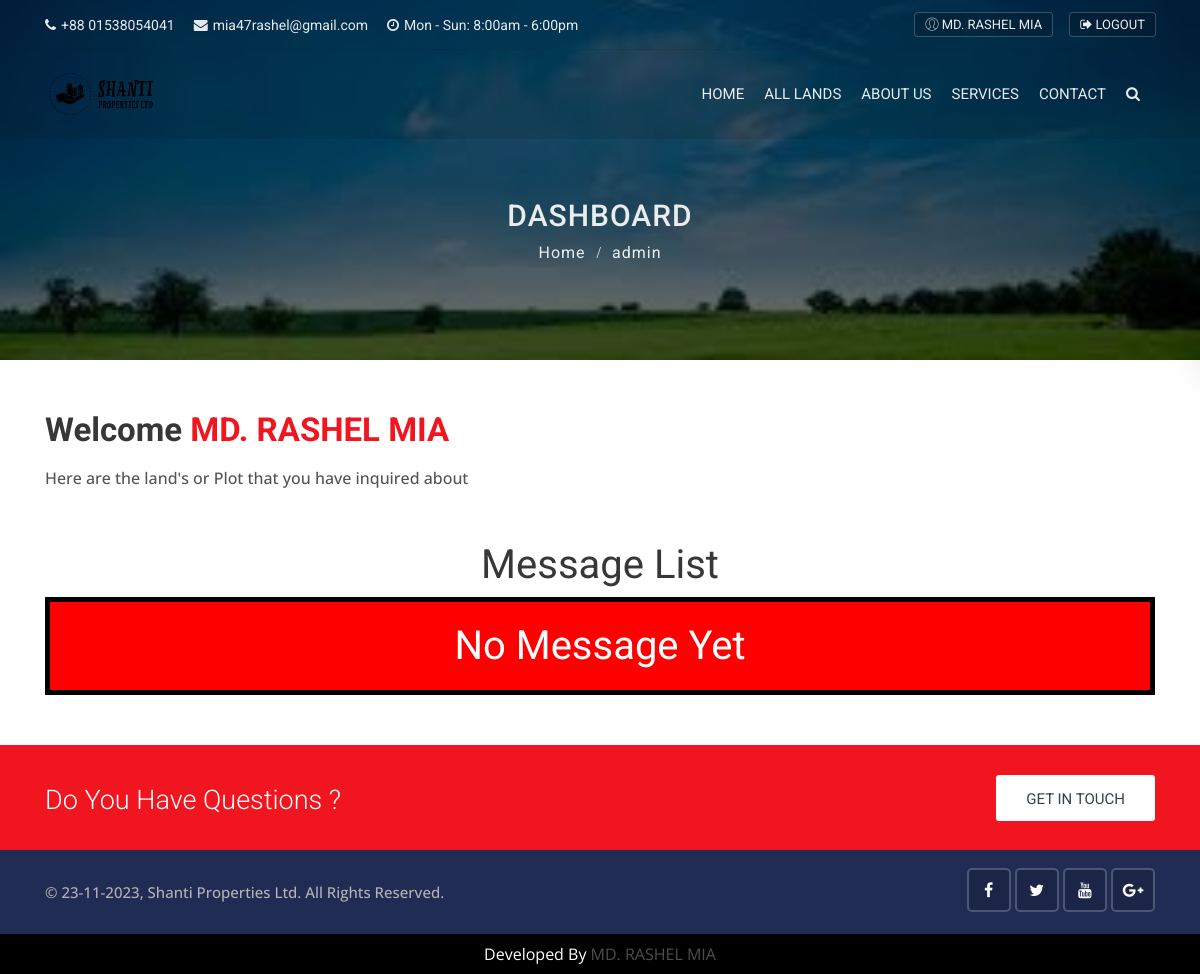
The page /accounts/dashboard/ (signed in) on the database its author committed.
### contact/models.py (models this page shows, shortened)
class Ltdinfo(models.Model):
    name = models.CharField(max_length=50)
    phone = models.CharField(max_length=15)
    email = models.EmailField(max_length=254, blank=True)
    time = models.CharField(max_length=50)
    website = models.URLField(max_length=200)
    fax = models.CharField(max_length=50, blank=True)
    addres = models.CharField(max_length=250)
    facebook = models.URLField(max_length=200)
    twiter = models.URLField(max_length=200, blank=True)
    google = models.URLField(max_length=200, blank=True)
    youtube = models.URLField(max_length=200, blank=True)
    is_active = models.BooleanField(default=False)
    created_at = models.DateField(auto_now_add=True)
    updated_at = models.DateField(auto_now_add=True)
    class Meta:
        verbose_name = 'Ltdinfo'
        verbose_name_plural = 'Ltdinfos'

### globalapp/models.py (models this page shows, shortened)
class GlobalAuth(models.Model):
    title = models.CharField(max_length=250)
    featured_title = models.TextField()
    latest_title = models.TextField()
    team_title = models.TextField()
    service_title = models.TextField()
    contact_title = models.TextField()
    search_title = models.TextField()
    land_poster = models.ImageField(upload_to='poster_banner/')
    about_poster = models.ImageField(upload_to='poster_banner/')
    service_poster = models.ImageField(upload_to='poster_banner/')
    contact_poster = models.ImageField(upload_to='poster_banner/')
    search_poster = models.ImageField(upload_to='poster_banner/')
    login_poster = models.ImageField(upload_to='poster_banner/')
    register_poster= models.ImageField(upload_to='poster_banner/')
    dashboard_poster= models.ImageField(upload_to='poster_banner/')
    created_at = models.DateField(auto_now_add=True)
    updated_at = models.DateField(auto_now_add=True)
    class Meta:
        verbose_name = 'GlobalAuth'
        verbose_name_plural = 'GlobalAuths'

### accounts/views.py (the view)
# urls.py: path('dashboard/', views.dashboard, name='dashboard'),
@login_required(login_url = 'login')
def dashboard(request):
    inquiry = Inquiry.objects.filter(user_id=request.user.id)
    context = {
        'inquiry' : inquiry,
    }
    return render(request, 'accounts/dashboard.html', context)

### contact/context_processors.py (called while the page is built)
def ltdinfo_info(request):
    ltdinfo_data = Ltdinfo.objects.first()  # Retrieve the first Ltdinfo object (you can customize this query as needed)
    return {'ltdinfo_info': ltdinfo_data}  # Return the contact data to be available in templates

def globalapp_info(request):
    globalapp_data = GlobalAuth.objects.first()  # Retrieve the first globalapp object (you can customize this query as needed)
    return {'globalapp_info': globalapp_data}  # Return the contact data to be available in templates

### templates/accounts/dashboard.html (shortened to what this page needs)
{% extends 'base.html' %}
{% block content %}
<div class="sub-banner overview-bgi" style="background-image: url({{globalapp_info.dashboard_poster.url}});">
	<div class="container breadcrumb-area">
		<div class="breadcrumb-areas">
			<h1>Dashboard</h1>
			<ul class="breadcrumbs">
				<li><a href="{% url 'home' %}">Home</a></li>
				<li class="active">{{user.username}}</li>
			</ul>
		</div>
	</div>
</div>
<div class="container mt-50 mb-50">
	<div class="main-title" style="text-align:left !important;">
		<h1>Welcome <span>{{user.first_name}} {{user.last_name}} </span></h1>
		<p>Here are the land's or Plot that you have inquired about</p>
	</div>
	<h1 style="text-align: center;">Message List</h1>
	{% if inquiry %}
	<table class="table table-hover">
		<thead>
			<tr>
				<th scope="col">Land or Plot Name</th>
				<th scope="col">Location</th>
				<th scope="col">Email</th>
				<th scope="col">Message Status</th>
			</tr>
		</thead>
		<tbody>
			{% for item in inquiry %}
			<tr>
				<td>{{item.name}}</td>
				<td>{{item.division}}</td>
				<td>{{item.email}}</td>
				<td><div style="background-color: red; color: white; border: 2px solid black;" class="btn">{{item.status}}</div></td>
			</tr>
			{% endfor %}
		</tbody>
	</table>
	{% else %}
	<h1 style="text-align: center; padding: 20px 50px; color: white; background-color: red; border: 5px solid black;">No Message Yet</h1>
	{% endif %}
</div>
{% endblock content %}

### templates/base.html (shortened to what this page needs)
{% load static %}
<!DOCTYPE html>
<html>
<head>
    <link rel="stylesheet" type="text/css" href="{% static 'css/bootstrap.min.css' %}">
    <link rel="stylesheet" type="text/css" href="{% static 'css/animate.min.css' %} ">
    <link rel="stylesheet" type="text/css" href="{% static 'css/bootstrap-submenu.css' %}">
    <link rel="stylesheet" type="text/css" href="{% static 'css/bootstrap-select.min.css' %}">
    <link rel="stylesheet" type="text/css" href="{% static 'css/magnific-popup.css' %}">
    <link rel="stylesheet" type="text/css" href="{% static 'fonts/font-awesome/css/font-awesome.min.css' %}">
    <link rel="stylesheet" type="text/css" href="{% static 'fonts/flaticon/font/flaticon.css' %}">
    <link rel="stylesheet" type="text/css" href="{% static 'fonts/linearicons/style.css' %}">
    <link rel="stylesheet" type="text/css"  href="{% static 'css/jquery.mCustomScrollbar.css' %}">
    <link rel="stylesheet" type="text/css"  href="{% static 'css/dropzone.css' %}">
    <link rel="stylesheet" type="text/css"  href="{% static 'css/slick.css' %}">
    <link rel="stylesheet" type="text/css"  href="{% static 'css/lightbox.min.css' %}">
    <link rel="stylesheet" type="text/css"  href="{% static 'css/jnoty.css' %}">
    <link rel="stylesheet" type="text/css" href="{% static 'css/style.css' %}">
    <link rel="stylesheet" type="text/css" id="style_sheet" href="{% static 'css/skins/red.css' %}">
    <link rel="stylesheet" type="text/css" href="{% static 'css/ie10-viewport-bug-workaround.css' %}">
</head>
<body>
    <header class="top-header th-2 top-header-bg">
        <div class="container">
            <div class="row">
                <div class="col-lg-8 col-md-8 col-sm-7">
                    <div class="list-inline">
                        <a href="tel:{{ltdinfo_info.phone}}"><i class="fa fa-phone"></i>{{ltdinfo_info.phone}}</a>
                        <a href="tel:{{ltdinfo_info.email}}"><i class="fa fa-envelope"></i>{{ltdinfo_info.email}}</a>
                        <a href="#"><i class="fa fa-clock-o"></i>{{ltdinfo_info.time}}</a>
                    </div>
                </div>
                <div class="col-lg-4 col-md-4 col-sm-5">
                    <ul class="top-social-media pull-right">
                        {% if user.is_authenticated %}
                        <li>
                            <a href="{% url 'dashboard' %}" class="sign-in"><i class="flaticon-user"></i> {{user.first_name}} {{user.last_name}}</a>
                        </li>
                        <li>
                            <a href="{% url 'logout' %}" class="sign-in"><i class="fa fa-sign-out"></i> Logout</a>
                        </li>
                        {% endif %}
                    </ul>
                </div>
            </div>
        </div>
    </header>
    {% include 'include/navbar.html' %}
{% block content %}
{% endblock content %}
    <div class="intro-section">
        <div class="container">
            <div class="row">
                <div class="col-lg-9 col-md-8 col-sm-12">
                    <div class="intro-text">
                        <h3>Do You Have Questions ?</h3>
                    </div>
                </div>
                <div class="col-lg-3 col-md-4 col-sm-12">
                    <a href="{% url 'contact_page' %}" class="btn btn-md">Get in Touch</a>
                </div>
            </div>
        </div>
    </div>
    <footer class="footer">
        <div class="sub-footer">
            <div class="container">
                <div class="row">
                    <div class="col-lg-8">
                        <p class="copy">© {% now "d-m-Y" %}, <a href="#">{{ltdinfo_info.name}}.</a> All Rights Reserved.</p>
                    </div>
                    <div class="col-lg-4">
                        <div class="social-list-2">
                            <ul>
                                <li><a href="{{ltdinfo_info.facebook}}" class="facebook-bg"><i class="fa fa-facebook"></i></a></li>
                                <li><a href="{{ltdinfo_info.twiter}}" class="twitter-bg"><i class="fa fa-twitter"></i></a></li>
                                <li><a href="{{ltdinfo_info.youtube}}" class="youtube-bg"><i class="fa fa-youtube"></i></a></li>
                                <li><a href="{{ltdinfo_info.google}}" class="google-bg"><i class="fa fa-google-plus"></i></a></li>
                            </ul>
                        </div>
                    </div>
                </div>
            </div>
        </div>
    </footer>
    <section>
            <div style="background-color: black; color: white;" class="text-center py-2">
                Developed By <a class="mb-5" target="_blank" href="https://github.com/mdargentum">MD. RASHEL MIA</a>
            </div>
    </section>
</body>
</html>

### static/css/skins/red.css (style rules this page uses)
.main-title h1 span { color:#f0151f; }
.intro-section { background:#f0151f; }

### rows shown on the page
Ltdinfo: phone "+88 01538054041", email "mia47rashel@gmail.com", time "Mon - Sun: 8:00am - 6:00pm", name "Shanti Properties Ltd"
GlobalAuth: dashboard_poster (picture)

### other values the page prints
{{ user.first_name }} "MD. RASHEL"
{{ user.last_name }} "MIA"
{{ user.username }} "admin"
